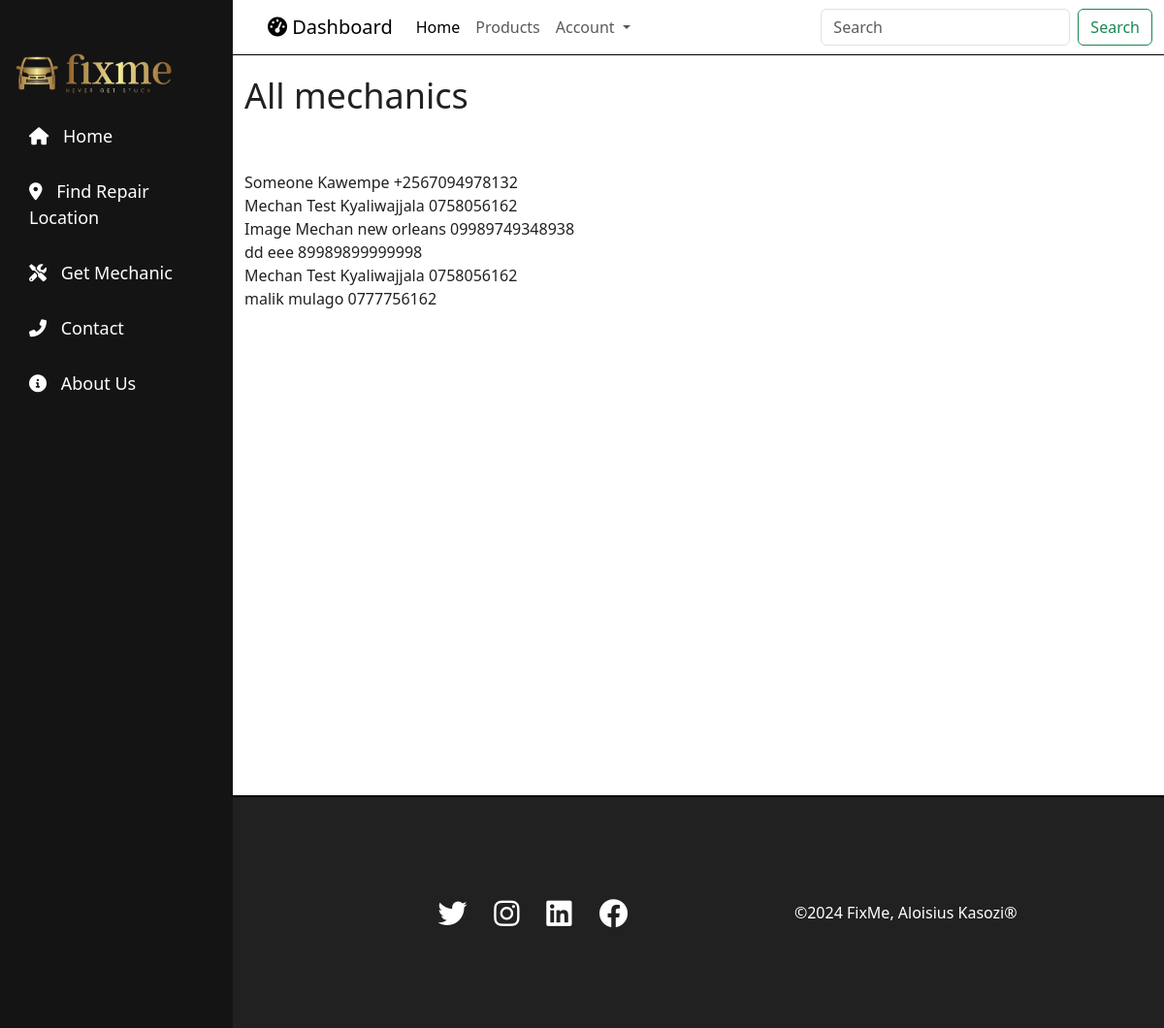
Page /mechanic/ on the committed database.
### fixmeApp/models.py (models this page shows)
class Mechanic(models.Model):
    name = models.CharField(max_length=30)
    email = models.EmailField(validators=[EmailValidator(message="Please enter a valid email address")])
    location = models.CharField(max_length=30)
    experience = models.SmallIntegerField(default=0)
    phone = models.CharField(max_length=14, validators=[MinLengthValidator(10), MaxLengthValidator(14)])
    bio = models.CharField(max_length=100, null=True, blank=True)
    dis_img = models.ImageField(null=True, blank=True)
    created_at = models.DateTimeField(auto_now_add=True)

### fixmeApp/views.py (the view)
# urls.py: path('mechanic/', views.mechanic, name="mechanic"),
def mechanic(request):
    mechanic = Mechanic.objects.all()
    return render(request, "mechanic.html", {
        'mechanic': mechanic,
        'mechanic_count': mechanic.count(),
        'mechanic_created_at': mechanic.first().created_at if mechanic.exists() else None
    })

### fixmeApp/templates/mechanic.html
{% extends 'base.html' %}
{% block content %}
    <div>
        <h1>All mechanics</h1>
    </div>
    <br><br>
    {% for mechanic in mechanic %}
        <div>{{ mechanic.name }}
        {{ mechanic.location }}
       {{ mechanic.phone    }}
    </div>
    {% endfor %}
    <br><br><br><br><br><br><br><br><br><br>
    <br><br><br><br><br><br><br><br><br><br>
{% endblock %}

### fixmeApp/static/css/nav.css (style rules this page uses)
* { margin: 0; padding: 0; box-sizing: border-box; line-height: 1.5; }
body { font-family: Arial, sans-serif; background-color: #f4f4f4; width: 100vw; }
main h1 { font-size: 36px; }

### rows in the picture
Mechanic: name "Someone", location "Kawempe", phone "+2567094978132"
Mechanic: name "Mechan Test", location "Kyaliwajjala", phone "0758056162"
Mechanic: name "Image Mechan", location "new orleans", phone "09989749348938"
Mechanic: name "dd", location "eee", phone "89989899999998"
Mechanic: name "Mechan Test", location "Kyaliwajjala", phone "0758056162"
Mechanic: name "malik", location "mulago", phone "0777756162"
